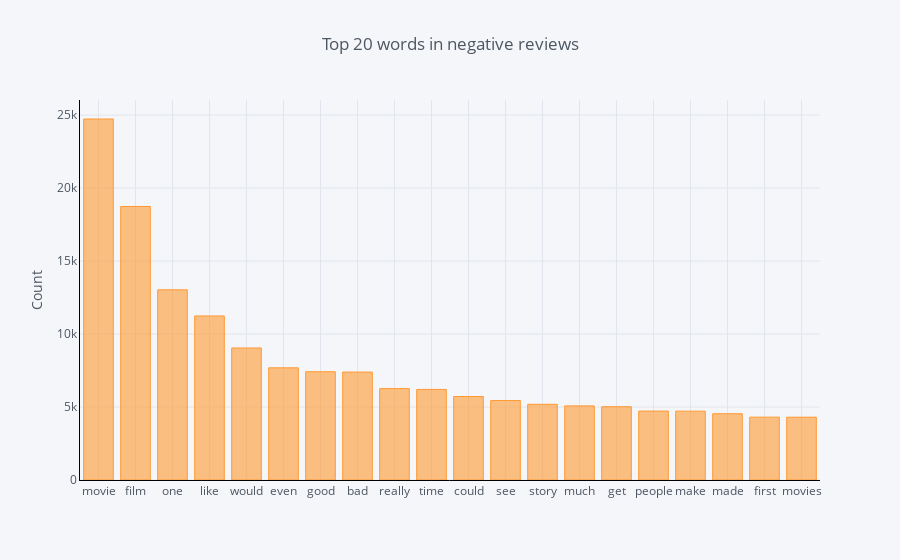

The code cell stored with this chart in its notebook:
### Code cell
n = 20
top_w = top_n_words(neg_lang, n, include_stops=False)
plot_top_words(top_w, n, title='Top {} words in negative reviews'.format(n))

### Figure 1 — Plotly figure (JSON) as saved in the notebook; plotly's stock layout.template omitted (floating-point values rounded to 4 significant figures)
{"data": [{"marker": {"color": "rgba(255, 153, 51, 0.6)", "line": {"color": "rgba(255, 153, 51, 1.0)", "width": 1}}, "name": "Count", "orientation": "v", "text": "", "type": "bar", "uid": "7fb06f40-e982-49e7-b34f-1d82667ee722", "x": ["movie", "film", "one", "like", "would", "even", "good", "bad", "really", "time", "could", "see", "story", "much", "get", "people", "make", "made", "first", "movies"], "y": [24731, 18738, 13030, 11238, 9045, 7684, 7418, 7394, 6261, 6205, 5718, 5447, 5186, 5077, 5022, 4722, 4717, 4540, 4306, 4303]}], "layout": {"legend": {"bgcolor": "#F5F6F9", "font": {"color": "#4D5663"}}, "paper_bgcolor": "#F5F6F9", "plot_bgcolor": "#F5F6F9", "title": {"font": {"color": "#4D5663"}, "text": "Top 20 words in negative reviews"}, "xaxis": {"gridcolor": "#E1E5ED", "linecolor": "black", "showgrid": true, "tickfont": {"color": "#4D5663"}, "title": {"font": {"color": "#4D5663"}, "text": ""}, "zerolinecolor": "#E1E5ED"}, "yaxis": {"gridcolor": "#E1E5ED", "linecolor": "black", "showgrid": true, "tickfont": {"color": "#4D5663"}, "title": {"font": {"color": "#4D5663"}, "text": "Count"}, "zerolinecolor": "#E1E5ED"}}}
